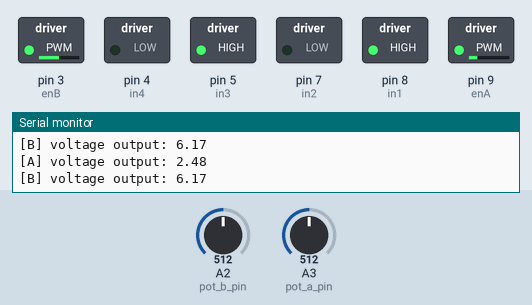
Recording of a sketch running on a simulated Arduino Uno, built with avr-gcc and run on an emulated ATmega328P. Shown: switched loads named in the sketch (green lamp = pin HIGH), the last lines printed to the serial monitor. The test bench sets the inputs (shaded band); at power-on: A3 (pot_a_pin) = 512, A2 (pot_b_pin) = 512.

Above: at 1.3 s.
1.4 s: A3 (pot_a_pin) set to 716
At 2.2 s:
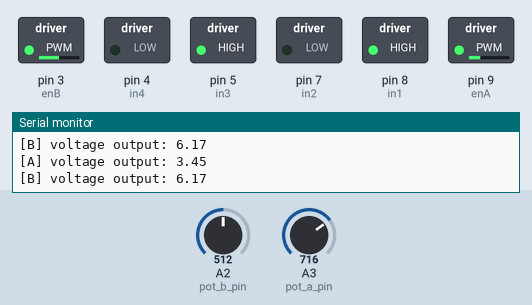
3.0 s: A2 (pot_b_pin) set to 306
At 3.5 s:
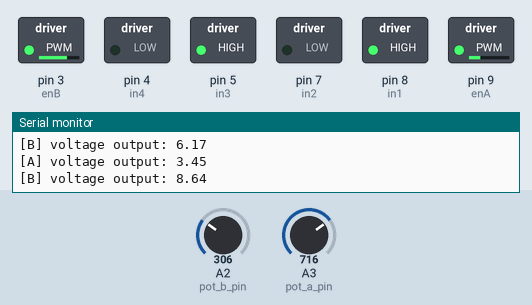
4.5 s: A2 (pot_b_pin) set to 122
At 4.8 s:
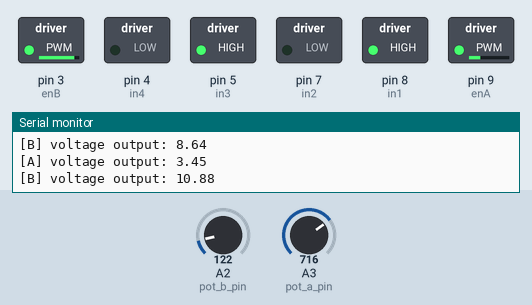
6.0 s: A3 (pot_a_pin) set to 511
At 7.2 s:
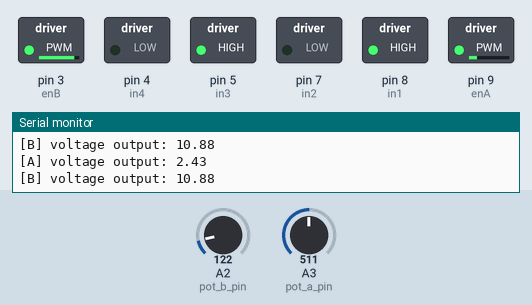
7.5 s: A3 (pot_a_pin) set to 0
At 8.6 s:
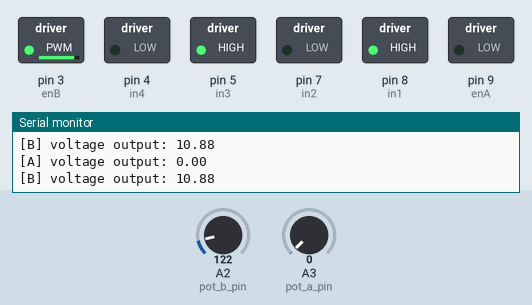
9.0 s: A2 (pot_b_pin) set to 716
At 9.9 s:
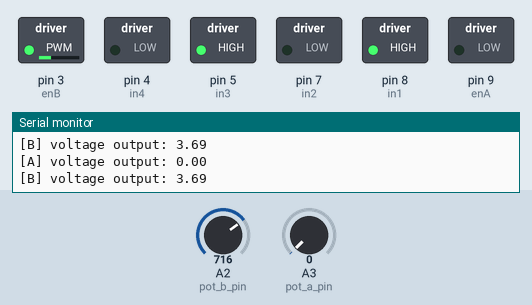
Timing chart, 0 to 11.5 s (numbered marks = the images above; inputs shaded):
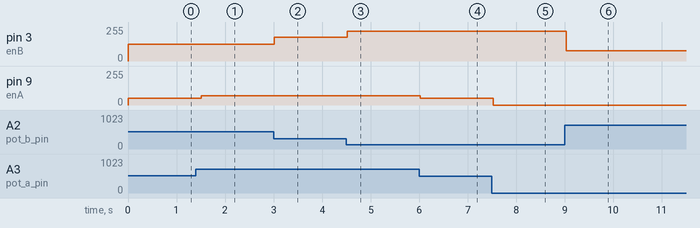

The sketch:

2_pot_to_H-bridge.ino
```cpp
#define pot_a_pin A3
#define pot_b_pin A2

int pot_a_value;
int pot_b_value;

int heat_a;
int heat_b;

// Motor A connections
int enA = 9;
int in1 = 8;
int in2 = 7;
// Motor B connections
int enB = 3;
int in3 = 5;
int in4 = 4;

void setup() {
  Serial.begin(9600);
  pinMode(pot_a_pin, INPUT);
  pinMode(pot_b_pin, INPUT);

  // Turn off motors - Initial state
  pinMode(enA, OUTPUT);
	pinMode(enB, OUTPUT);
	pinMode(in1, OUTPUT);
	pinMode(in2, OUTPUT);
	pinMode(in3, OUTPUT);
	pinMode(in4, OUTPUT);

  // Turn on motors - Initial state
	digitalWrite(in1, HIGH);
	digitalWrite(in2, LOW);
	digitalWrite(in3, HIGH);
	digitalWrite(in4, LOW);
}

void loop() {
  // Side A
  pot_a_value = analogRead(pot_a_pin); // reads the sensor (knop)
  heat_a = map(pot_a_value, 0, 1023, 0, 102); // translates from sensor scale (0-1023) to heat output scale (0-102) [0 - 4.95 V]
  analogWrite(enA, heat_a); // updates the heat output
  // print the
  Serial.print("[A] voltage output: ");
  Serial.println(heat_a/20.59);

  // Side B
  pot_b_value = 1023-analogRead(pot_b_pin); // reads the sensor (knop), and reverse direction for equal interaction on the box
  heat_b = map(pot_b_value, 0, 1023, 0, 255);
  analogWrite(enB, heat_b);
  Serial.print("[B] voltage output: ");
  Serial.println(heat_b/20.59);

  Serial.println();

  delay(500);
}
```

Measured:
- after the input at 1.4 s, pin 9 (enA): 51/255 → 71/255 after 0.10 s
- after the input at 3.0 s, pin 3 (enB): 127/255 → 178/255 at once
- after the input at 4.5 s, pin 3 (enB): 178/255 → 224/255 at once
- after the input at 6.0 s, pin 9 (enA): 71/255 → 50/255 at once
- after the input at 7.5 s, pin 9 (enA): 50/255 → 0/255 at once
- after the input at 9.0 s, pin 3 (enB): 224/255 → 76/255 at once
